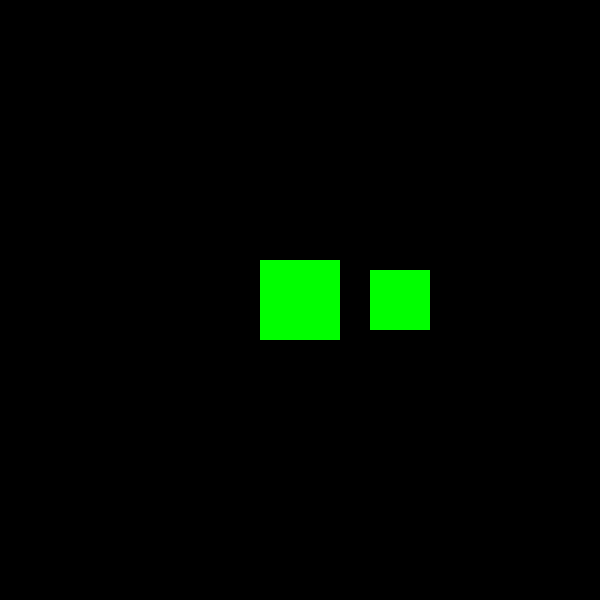
Frame 1 (no input)
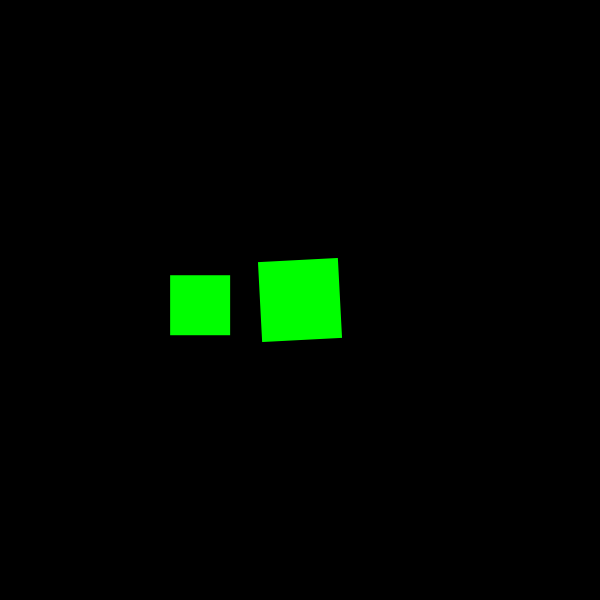
Frame 60 (the mouse pressed at the canvas centre just before this capture)
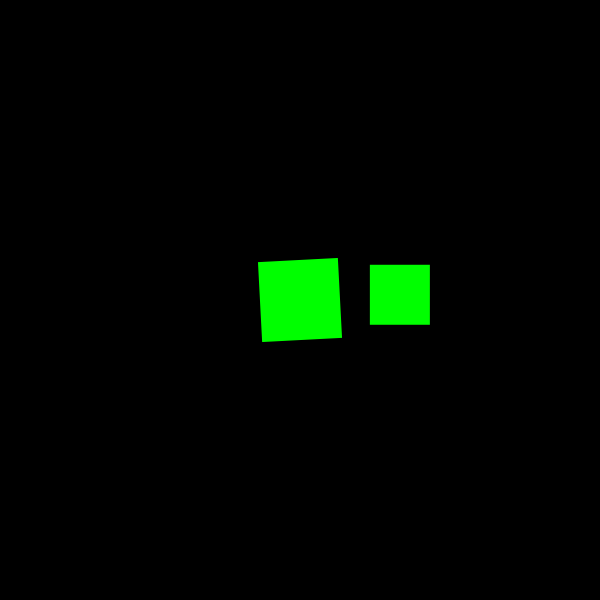
Frame 120 (the mouse held since frame 60 and released just before this capture)

The Processing sketch that drew these frames (run headless with seeded random() and noise(); from frame 60 on, the mouse is pressed at the canvas centre):

// Processing sketch: sketch_090831rot
// ── sketch_090831rot.pde
float angle=0.0;
void setup()
{
size(600,600);
//background(0,0,0);
smooth();
frameRate(20);
//noFill();

}

void draw()
{
noStroke();
fill(0,0,0,255);
rect(0,0,600,600);
translate(300,300);
//pushMatrix();
rotate(angle);
fill(0,255,0,255);
rect(-40,-40,80,80);
//popMatrix();



translate(100,0);
//pushMatrix();
rotate(-angle);
fill(0,255,0,255);
rect(-30,-30,60,60);
//popMatrix();
angle+=PI/60;
}
